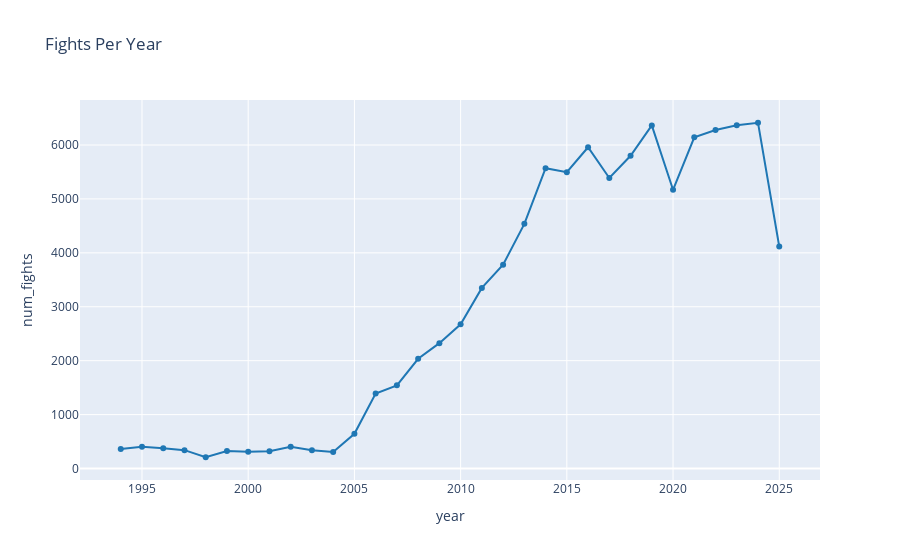

Source (notebook cell):
### Code cell
# Query 4: Number of Fights per Year (Plotly)
query4 = """
SELECT EXTRACT(YEAR FROM e.date)::INT AS year,
       COUNT(*) AS num_fights
FROM fights f
JOIN events e ON f.event_id = e.event_id
GROUP BY year
ORDER BY year;
"""
df4 = pd.read_sql(query4, conn)

fig4 = px.line(
    df4, x = 'year', y = 'num_fights',
    title = 'Fights Per Year',
    markers = True,
    color_discrete_sequence = ['#1f77b4']
)

### Figure 1 — Plotly figure (JSON) as saved in the notebook; plotly's stock layout.template omitted (floating-point values rounded to 4 significant figures)
{"data": [{"hovertemplate": "year=%{x}<br>num_fights=%{y}<extra></extra>", "legendgroup": "", "line": {"color": "#1f77b4", "dash": "solid"}, "marker": {"symbol": "circle"}, "mode": "lines+markers", "name": "", "orientation": "v", "showlegend": false, "type": "scatter", "x": [1994, 1995, 1996, 1997, 1998, 1999, 2000, 2001, 2002, 2003, 2004, 2005, 2006, 2007, 2008, 2009, 2010, 2011, 2012, 2013, 2014, 2015, 2016, 2017, 2018, 2019, 2020, 2021, 2022, 2023, 2024, 2025], "xaxis": "x", "y": [361, 402, 375, 341, 209, 324, 311, 320, 405, 337, 305, 644, 1390, 1543, 2035, 2325, 2675, 3350, 3779, 4538, 5571, 5495, 5959, 5389, 5800, 6364, 5170, 6143, 6277, 6366, 6413, 4118], "yaxis": "y"}], "layout": {"legend": {"tracegroupgap": 0}, "title": {"text": "Fights Per Year"}, "xaxis": {"anchor": "y", "domain": [0, 1], "title": {"text": "year"}}, "yaxis": {"anchor": "x", "domain": [0, 1], "title": {"text": "num_fights"}}}}
